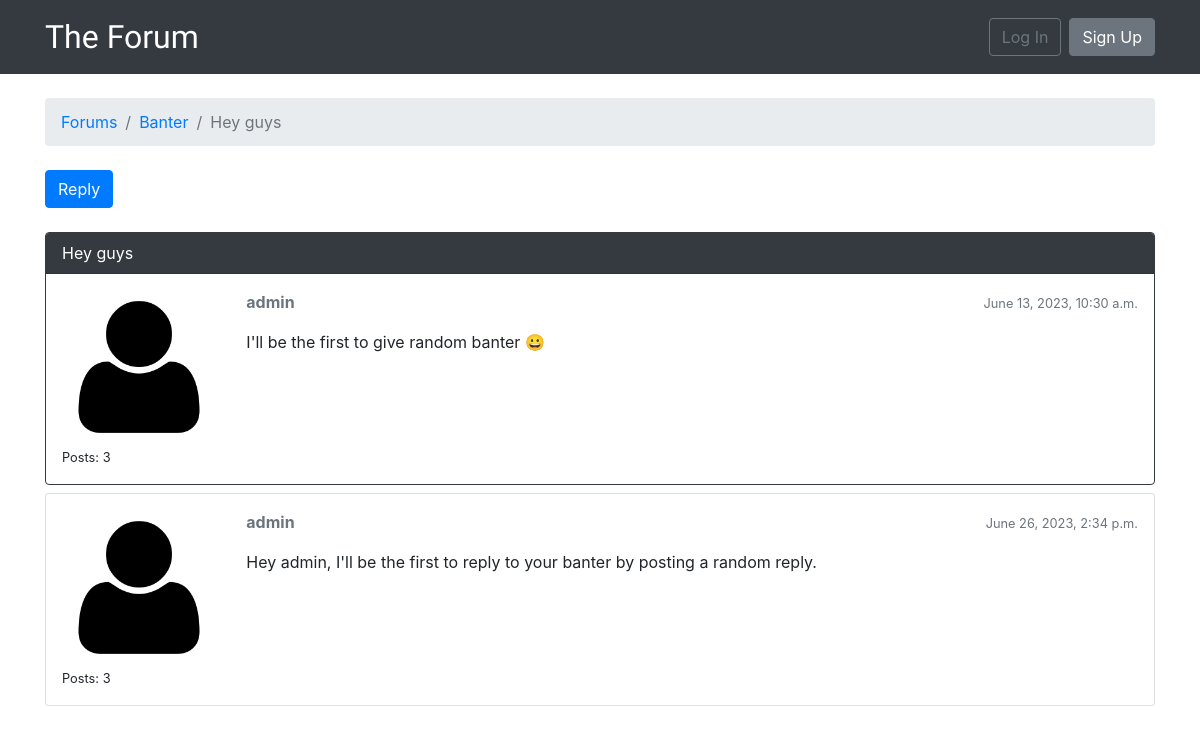
The app's page /forum/1/topics/1/ with its own data.
### forum/models.py (models this page shows, shortened)
class Topic(models.Model):
    subject = models.CharField(max_length=255)
    last_updated = models.DateTimeField(auto_now_add=True)
    forum = models.ForeignKey(
        Forum, related_name='topics', on_delete=models.CASCADE)
    opener = models.ForeignKey(
        User, related_name='topics', on_delete=models.CASCADE)
    views = models.PositiveBigIntegerField(default=0)

class Forum(models.Model):
    name = models.CharField(max_length=24, unique=True)
    description = models.CharField(max_length=100)

class Post(models.Model):
    message = models.TextField(max_length=400)
    topic = models.ForeignKey(
        Topic, related_name='posts', on_delete=models.CASCADE)
    created_at = models.DateTimeField(auto_now_add=True)
    updated_at = models.DateTimeField(null=True)
    created_by = models.ForeignKey(
        User, related_name='posts', on_delete=models.CASCADE)
    updated_by = models.ForeignKey(
        User, null=True, related_name='+', on_delete=models.CASCADE)

### forum/views.py (the view)
def topic_posts(request, pk, topic_pk):
    topic = get_object_or_404(Topic, forum__pk=pk, pk=topic_pk)
    topic.views += 1
    topic.save()
    return render(request, 'topic_posts.html', {'topic': topic})

### templates/topic_posts.html (shortened to what this page needs)
{% extends 'base.html' %}
{% load static %}
{% block breadcrumb %}
    <li class="breadcrumb-item"><a href="{% url 'home' %}">Forums</a></li>
    <li class="breadcrumb-item"><a href="{% url 'forum_topics' topic.forum.pk %}">{{ topic.forum.name }}</a></li>
    <li class="breadcrumb-item active">{{ topic.subject }}</li>
{% endblock %}
{% block content %}
    <div class="mb-4">
        <a href="#" class="btn btn-primary" role="button">Reply</a>
    </div>
    {% for post in topic.posts.all %}
    <div class="card mb-2 {% if forloop.first %}border-dark{% endif %}">
        {% if forloop.first %}
            <div class="card-header text-white bg-dark py-2 px-3">
                {{ topic.subject}}
            </div>
        {% endif %}
        <div class="card-body p-3">
            <div class="row">
                <div class="col-2">
                    <img src="{% static 'img/user_icon.png' %}" alt="{{ post.created_by.username }}" class="w-100">
                    <small>Posts: {{ post.created_by.posts.count }}</small>
                </div>
                <div class="col-10">
                    <div class="row mb-3">
                        <div class="col-6">
                            <strong class="text-muted">{{ post.created_by.username }}</strong>
                        </div>
                        <div class="col-6 text-right">
                            <small class="text-muted">{{ post.created_at }}</small>
                        </div>
                    </div>
                    {{ post.message }}
                </div>
            </div>
        </div>
    </div>
    {% endfor %}
{% endblock %}

### records on screen
Topic: forum.name "Banter", subject "Hey guys"
Post: created_by.posts.count "3", created_by.username "admin", created_at "June 13, 2023, 10:30 a.m.", message "I'll be the first to give random banter 😀"
Post: created_by.posts.count "3", created_by.username "admin", created_at "June 26, 2023, 2:34 p.m.", message "Hey admin, I'll be the first to reply to your banter by posting a random reply."
